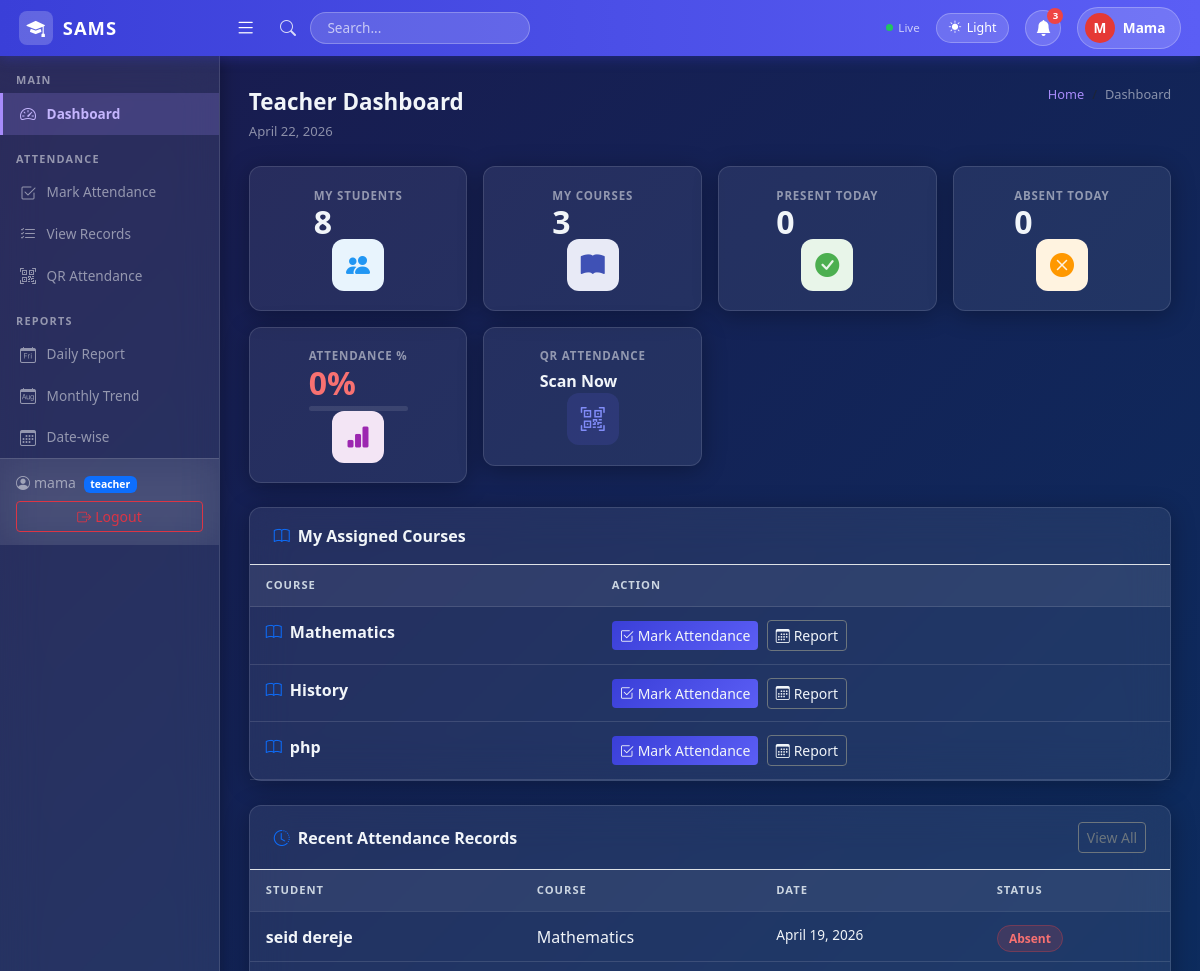
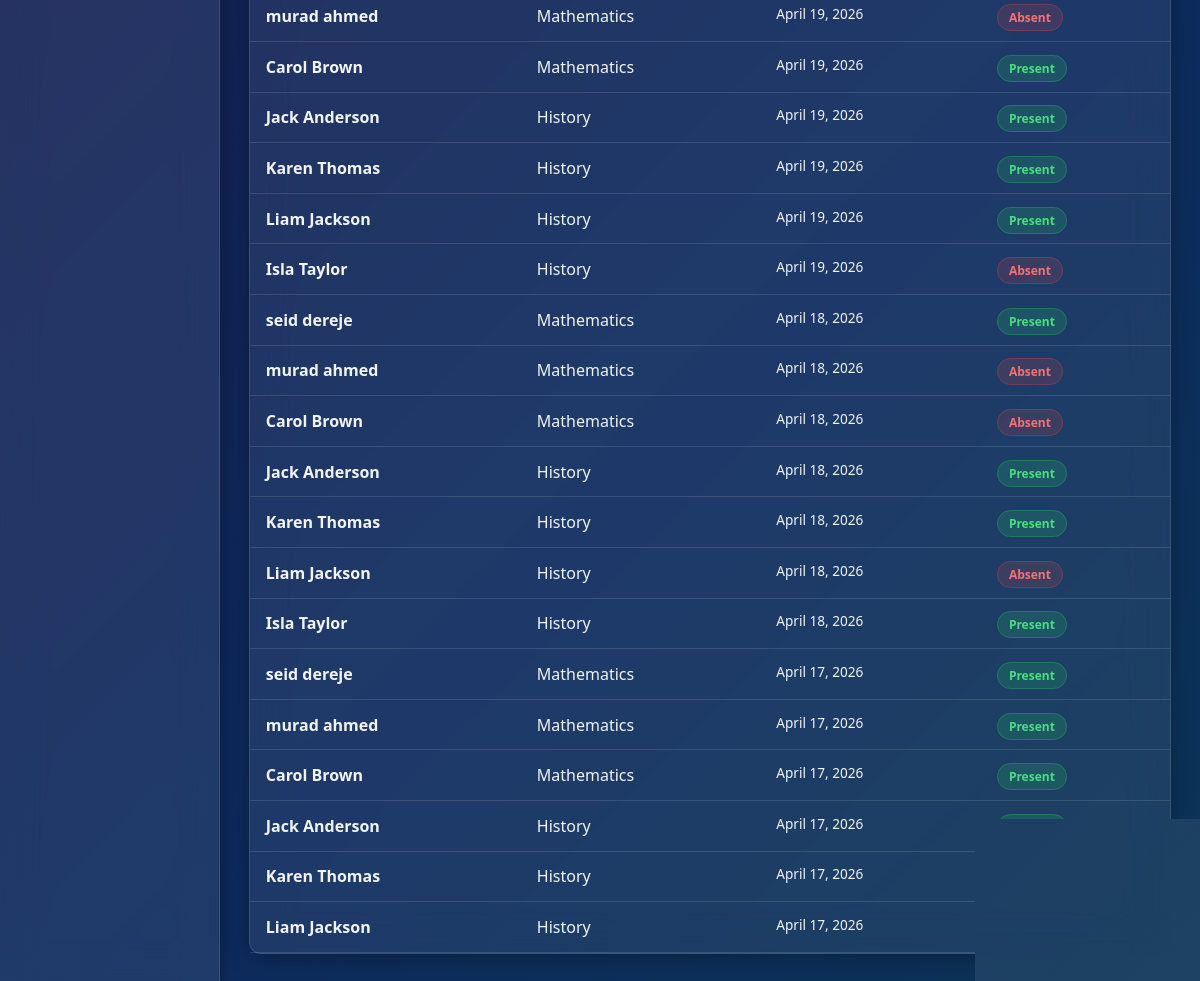
Screenshot of /dashboard/ (signed in) with the database file from the repository (2 pictures, top to bottom).
### core/models.py (models this page shows, shortened)
class Profile(models.Model):
    ROLE_CHOICES = [('admin', 'Admin'), ('teacher', 'Teacher'), ('student', 'Student')]
    user = models.OneToOneField(User, on_delete=models.CASCADE)
    role = models.CharField(max_length=10, choices=ROLE_CHOICES, default='teacher')

class Course(models.Model):
    course_name = models.CharField(max_length=100)
    teacher = models.ForeignKey(User, on_delete=models.SET_NULL, null=True, blank=True,
                                 limit_choices_to={'profile__role': 'teacher'})
    def __str__(self):
        return self.course_name

class Attendance(models.Model):
    STATUS_CHOICES = [('Present', 'Present'), ('Absent', 'Absent'), ('Late', 'Late')]
    student = models.ForeignKey(Student, on_delete=models.CASCADE)
    course = models.ForeignKey(Course, on_delete=models.CASCADE, null=True, blank=True)
    subject = models.ForeignKey(Subject, on_delete=models.CASCADE, null=True, blank=True)
    date = models.DateField()
    status = models.CharField(max_length=10, choices=STATUS_CHOICES)
    class Meta:
        unique_together = ('student', 'course', 'subject', 'date')

class Student(models.Model):
    student_id = models.CharField(max_length=20, unique=True, null=True, blank=True)
    first_name = models.CharField(max_length=50)
    last_name = models.CharField(max_length=50)
    section = models.CharField(max_length=50, null=True, blank=True)
    department = models.CharField(max_length=100, null=True, blank=True)
    parent_contact = models.CharField(max_length=20, null=True, blank=True)
    class_group = models.ForeignKey(ClassGroup, on_delete=models.SET_NULL, null=True, blank=True, related_name='students')
    courses = models.ManyToManyField(Course, blank=True)
    user = models.OneToOneField(User, on_delete=models.SET_NULL, null=True, blank=True, related_name='student_profile')
    def __str__(self):
        return f"{self.first_name} {self.last_name}"

### core/views.py (the view)
# urls.py: 2. Add a URL to urlpatterns:  path('', views.home, name='home')
@login_required
def home(request):
    today = datetime.date.today()
    role = get_role(request.user)
    is_admin = request.user.is_superuser or role == 'admin'
    if is_admin:
        total_students = Student.objects.count()
        total_courses = Course.objects.count()
        present_today = Attendance.objects.filter(date=today, status='Present').count()
        absent_today = Attendance.objects.filter(date=today, status='Absent').count()
        total_today = present_today + absent_today
        pct = round((present_today / total_today * 100), 1) if total_today else 0
        recent = Attendance.objects.select_related('student', 'course').order_by('-date')[:20]
        my_courses = None
    else:
        my_courses = Course.objects.filter(teacher=request.user)
        total_students = Student.objects.filter(courses__in=my_courses).distinct().count()
        total_courses = my_courses.count()
        present_today = Attendance.objects.filter(date=today, status='Present', course__in=my_courses).count()
        absent_today = Attendance.objects.filter(date=today, status='Absent', course__in=my_courses).count()
        total_today = present_today + absent_today
        pct = round((present_today / total_today * 100), 1) if total_today else 0
        recent = Attendance.objects.filter(course__in=my_courses).select_related('student', 'course').order_by('-date')[:20]
    role = get_role(request.user)
    if role == 'student':
        try:
            student = request.user.student_profile
            return redirect('student_dashboard')
        except Exception:
            pass
    return render(request, 'home.html', {
        'total_students': total_students,
        'total_courses': total_courses,
        'present_today': present_today,
        'absent_today': absent_today,
        'attendance_pct': pct,
        'recent': recent,
        'today': today,
        'is_admin': is_admin,
        'my_courses': my_courses,
    })

### core/views.py (called while the page is built)
def get_role(user):
    try:
        return user.profile.role
    except Exception:
        return None

### templates/home.html (shortened to what this page needs)
{% extends 'base.html' %}
{% block content %}
<div class="page-header">
  <div>
    <div class="page-title">
      {% if is_admin %}Administrator Dashboard{% else %}Teacher Dashboard{% endif %}
    </div>
    <small style="color:var(--text-muted); font-size:.82rem;">{{ today }}</small>
  </div>
  <nav aria-label="breadcrumb">
    <ol class="breadcrumb mb-0">
      <li class="breadcrumb-item"><a href="{% url 'home' %}">Home</a></li>
      <li class="breadcrumb-item active">Dashboard</li>
    </ol>
  </nav>
</div>
<div class="row g-3 mb-3">
  <div class="col-6 col-md-3">
    <div class="card stat-card">
      <div>
        <div class="stat-label">{% if is_admin %}Total Students{% else %}My Students{% endif %}</div>
        <div class="stat-value">{{ total_students }}</div>
      </div>
      <div class="stat-icon" style="background:#e8f4fd; color:#2196f3;"><i class="bi bi-people-fill"></i></div>
    </div>
  </div>
  <div class="col-6 col-md-3">
    <div class="card stat-card">
      <div>
        <div class="stat-label">{% if is_admin %}Classes & Subjects{% else %}My Courses{% endif %}</div>
        <div class="stat-value">{{ total_courses }}</div>
      </div>
      <div class="stat-icon" style="background:#e8eaf6; color:#3f51b5;"><i class="bi bi-book-fill"></i></div>
    </div>
  </div>
  <div class="col-6 col-md-3">
    <div class="card stat-card">
      <div>
        <div class="stat-label">Present Today</div>
        <div class="stat-value">{{ present_today }}</div>
      </div>
      <div class="stat-icon" style="background:#e8f5e9; color:#4caf50;"><i class="bi bi-check-circle-fill"></i></div>
    </div>
  </div>
  <div class="col-6 col-md-3">
    <div class="card stat-card">
      <div>
        <div class="stat-label">Absent Today</div>
        <div class="stat-value">{{ absent_today }}</div>
      </div>
      <div class="stat-icon" style="background:#fff3e0; color:#ff9800;"><i class="bi bi-x-circle-fill"></i></div>
    </div>
  </div>
</div>
<div class="row g-3 mb-4">
  <div class="col-6 col-md-3">
    <div class="card stat-card">
      <div>
        <div class="stat-label">Attendance %</div>
        <div class="stat-value att-pct-value
          {% if attendance_pct >= 75 %}text-success-bright{% elif attendance_pct >= 50 %}text-warning-bright{% else %}text-danger-bright{% endif %}">
          {{ attendance_pct }}%
        </div>
        <div style="margin-top:.4rem;">
          <div class="progress" style="height:5px; background:rgba(255,255,255,0.1);">
          </div>
        </div>
      </div>
      <div class="stat-icon" style="background:#f3e5f5; color:#9c27b0;"><i class="bi bi-bar-chart-fill"></i></div>
    </div>
  </div>
  <div class="col-6 col-md-3">
    <div class="card stat-card" style="cursor:pointer;" onclick="showQRModal()">
      <div>
        <div class="stat-label">QR Attendance</div>
        <div style="font-size:1rem; font-weight:700; color:var(--text-primary); margin-top:.3rem;">Scan Now</div>
      </div>
      <div class="stat-icon" style="background:rgba(99,102,241,0.15); color:#818cf8;"><i class="bi bi-qr-code-scan"></i></div>
    </div>
  </div>
</div>
{% if not is_admin and my_courses %}
<div class="card mb-4">
  <div class="card-header bg-transparent fw-bold border-bottom py-3 px-4" style="color:var(--text-primary);">
    <i class="bi bi-book me-2 text-primary"></i>My Assigned Courses
  </div>
  <div class="table-responsive">
    <table class="table table-hover mb-0" style="color:var(--text-primary);">
      <thead>
        <tr style="background:rgba(255,255,255,0.06);border-bottom:1px solid var(--card-border);">
          <th style="font-size:.7rem;font-weight:700;text-transform:uppercase;letter-spacing:1px;color:var(--text-muted);padding:.75rem 1rem;border:none;">Course</th>
          <th style="font-size:.7rem;font-weight:700;text-transform:uppercase;letter-spacing:1px;color:var(--text-muted);padding:.75rem 1rem;border:none;">Action</th>
        </tr>
      </thead>
      <tbody>
        {% for c in my_courses %}
        <tr style="border-bottom:1px solid var(--card-border);">
          <td style="padding:.8rem 1rem;color:var(--text-primary);border:none;font-weight:600;">
            <i class="bi bi-book me-2 text-primary"></i>{{ c.course_name }}
          </td>
          <td style="padding:.8rem 1rem;border:none;">
            <a href="{% url 'attendance_mark' %}?course={{ c.id }}" class="btn btn-sm btn-primary">
              <i class="bi bi-check2-square me-1"></i>Mark Attendance
            </a>
            <a href="{% url 'report_datewise' %}?course={{ c.id }}" class="btn btn-sm btn-outline-secondary ms-1">
              <i class="bi bi-calendar3 me-1"></i>Report
            </a>
          </td>
        </tr>
        {% endfor %}
      </tbody>
    </table>
  </div>
</div>
{% endif %}
<div class="card">
  <div class="card-header bg-transparent fw-bold border-bottom py-3 px-4 d-flex justify-content-between align-items-center" style="color:var(--text-primary);">
    <span><i class="bi bi-clock-history me-2 text-primary"></i>Recent Attendance Records</span>
    <a href="{% url 'attendance_list' %}" class="btn btn-sm btn-outline-secondary">View All</a>
  </div>
  <div class="table-responsive">
    <table class="table table-hover mb-0" style="color:var(--text-primary);">
      <thead>
        <tr style="background:rgba(255,255,255,0.06); border-bottom:1px solid var(--card-border);">
          <th style="font-size:.7rem;font-weight:700;text-transform:uppercase;letter-spacing:1px;color:var(--text-muted);padding:.75rem 1rem;border:none;">Student</th>
          <th style="font-size:.7rem;font-weight:700;text-transform:uppercase;letter-spacing:1px;color:var(--text-muted);padding:.75rem 1rem;border:none;">Course</th>
          <th style="font-size:.7rem;font-weight:700;text-transform:uppercase;letter-spacing:1px;color:var(--text-muted);padding:.75rem 1rem;border:none;">Date</th>
          <th style="font-size:.7rem;font-weight:700;text-transform:uppercase;letter-spacing:1px;color:var(--text-muted);padding:.75rem 1rem;border:none;">Status</th>
        </tr>
      </thead>
      <tbody>
        {% for r in recent %}
        <tr style="border-bottom:1px solid var(--card-border);">
          <td style="padding:.8rem 1rem;color:var(--text-primary);border:none;">
            <a href="{% url 'student_detail' r.student.id %}" style="color:var(--text-primary);text-decoration:none;font-weight:600;">{{ r.student }}</a>
          </td>
          <td style="padding:.8rem 1rem;color:var(--text-primary);border:none;">{{ r.course }}</td>
          <td style="padding:.8rem 1rem;color:var(--text-muted);font-size:.85rem;border:none;">{{ r.date }}</td>
          <td style="padding:.8rem 1rem;border:none;">
            {% if r.status == 'Present' %}
              <span style="background:rgba(34,197,94,0.18);color:#4ade80;border:1px solid rgba(34,197,94,0.3);padding:.25rem .7rem;border-radius:20px;font-size:.75rem;font-weight:700;">Present</span>
            {% elif r.status == 'Absent' %}
              <span style="background:rgba(239,68,68,0.15);color:#f87171;border:1px solid rgba(239,68,68,0.3);padding:.25rem .7rem;border-radius:20px;font-size:.75rem;font-weight:700;">Absent</span>
            {% else %}
              <span style="background:rgba(251,191,36,0.15);color:#fbbf24;border:1px solid rgba(251,191,36,0.3);padding:.25rem .7rem;border-radius:20px;font-size:.75rem;font-weight:700;">Late</span>
            {% endif %}
          </td>
        </tr>
        {% empty %}
        <tr><td colspan="4" class="text-center py-4" style="color:var(--text-muted);">No records yet.</td></tr>
        {% endfor %}
      </tbody>
    </table>
  </div>
</div>
{% endblock %}

### templates/base.html (shortened to what this page needs)
<!DOCTYPE html>
<html lang="en" id="htmlRoot">
<head>
  <link href="https://cdn.jsdelivr.net/npm/bootstrap@5.3.0/dist/css/bootstrap.min.css" rel="stylesheet">
  <link href="https://cdn.jsdelivr.net/npm/bootstrap-icons@1.10.5/font/bootstrap-icons.css" rel="stylesheet">
</head>
<body>
{% if user.is_authenticated %}
<nav class="top-navbar">
  <a href="{% url 'home' %}" class="brand">
    <div class="brand-icon"><i class="bi bi-mortarboard-fill text-white"></i></div>
    SAMS
  </a>
  <button class="hamburger ms-2" id="sidebarToggle"><i class="bi bi-list"></i></button>
  <div class="d-flex align-items-center ms-3 gap-2 flex-grow-1">
    <i class="bi bi-search search-icon"></i>
    <input type="text" class="search-box d-none d-md-block" placeholder="Search...">
  </div>
  <div class="d-flex align-items-center gap-3 ms-auto">
    <div class="sync-indicator d-none d-md-flex">
      <div class="sync-dot"></div>Live
    </div>
    <button class="theme-btn" onclick="toggleTheme()" id="themeBtn">
      <i class="bi bi-moon-fill" id="themeIcon"></i>
      <span id="themeLabel" class="d-none d-md-inline">Dark</span>
    </button>
    <div style="position:relative;">
      <button class="notif-btn" id="notifBtn" onclick="toggleNotif()">
        <i class="bi bi-bell-fill"></i>
        <span class="notif-badge" id="notifBadge">3</span>
      </button>
    </div>
    <a href="{% url 'logout' %}" class="user-pill">
      <div class="user-avatar">{{ user.username|first|upper }}</div>
      <span class="d-none d-md-inline">{{ user.username|capfirst }}</span>
    </a>
  </div>
</nav>
<div class="sidebar" id="sidebar">
  <div class="section-label">Main</div>
  <a href="{% url 'home' %}" class="nav-link {% if request.resolver_match.url_name == 'home' %}active{% endif %}">
    <i class="bi bi-speedometer2"></i> Dashboard
  </a>
  {% if user.profile.role == 'student' %}
  <div class="section-label">My Account</div>
  <a href="{% url 'student_dashboard' %}" class="nav-link {% if request.resolver_match.url_name == 'student_dashboard' %}active{% endif %}">
    <i class="bi bi-speedometer2"></i> Dashboard
  </a>
  <div class="section-label">My Attendance</div>
  <a href="{% url 'student_attendance' %}" class="nav-link {% if request.resolver_match.url_name == 'student_attendance' %}active{% endif %}">
    <i class="bi bi-list-check"></i> Attendance Records
  </a>
  <a href="{% url 'student_reports' %}" class="nav-link {% if request.resolver_match.url_name == 'student_reports' %}active{% endif %}">
    <i class="bi bi-bar-chart-fill"></i> My Reports
  </a>
  <a href="{% url 'student_profile' %}" class="nav-link {% if request.resolver_match.url_name == 'student_profile' %}active{% endif %}">
    <i class="bi bi-person-circle"></i> My Profile
  </a>
  {% else %}
  <div class="section-label">Attendance</div>
  <a href="{% url 'attendance_mark' %}" class="nav-link {% if request.resolver_match.url_name == 'attendance_mark' %}active{% endif %}">
    <i class="bi bi-check2-square"></i> Mark Attendance
  </a>
  <a href="{% url 'attendance_list' %}" class="nav-link {% if request.resolver_match.url_name == 'attendance_list' %}active{% endif %}">
    <i class="bi bi-list-check"></i> View Records
  </a>
  <a href="{% url 'qr_generate' %}" class="nav-link {% if request.resolver_match.url_name == 'qr_generate' or request.resolver_match.url_name == 'qr_session_detail' %}active{% endif %}">
    <i class="bi bi-qr-code-scan"></i> QR Attendance
  </a>
  <div class="section-label">Reports</div>
  <a href="{% url 'report_daily' %}" class="nav-link {% if request.resolver_match.url_name == 'report_daily' %}active{% endif %}">
    <i class="bi bi-calendar-day"></i> Daily Report
  </a>
  <a href="{% url 'report_monthly' %}" class="nav-link {% if request.resolver_match.url_name == 'report_monthly' %}active{% endif %}">
    <i class="bi bi-calendar-month"></i> Monthly Trend
  </a>
  <a href="{% url 'report_datewise' %}" class="nav-link {% if request.resolver_match.url_name == 'report_datewise' %}active{% endif %}">
    <i class="bi bi-calendar3"></i> Date-wise
  </a>
  {% endif %}
  <div class="sidebar-footer">
    <small class="d-block" style="color:var(--text-muted);">
      <i class="bi bi-person-circle me-1"></i>{{ user.username }}
      <span class="badge bg-primary ms-1" style="font-size:.65rem;">
        {% if user.is_superuser %}admin{% else %}{{ user.profile.role }}{% endif %}
      </span>
    </small>
    <a href="{% url 'logout' %}" class="btn btn-sm btn-outline-danger w-100 mt-2">
      <i class="bi bi-box-arrow-right me-1"></i>Logout
    </a>
  </div>
</div>
<div class="page-wrapper" id="pageWrapper">
  {% block content %}{% endblock %}
</div>
{% endif %}
</body>
</html>

### rows the page displays
Course: course_name "Mathematics"
Course: course_name "History"
Course: course_name "php"
Attendance: student "seid dereje", course "Mathematics", date "April 19, 2026", status "Absent"
Attendance: student "murad ahmed", course "Mathematics", date "April 19, 2026", status "Absent"
Attendance: student "Carol Brown", course "Mathematics", date "April 19, 2026", status "Present"
Attendance: student "Jack Anderson", course "History", date "April 19, 2026", status "Present"
Attendance: student "Karen Thomas", course "History", date "April 19, 2026", status "Present"
Attendance: student "Liam Jackson", course "History", date "April 19, 2026", status "Present"
Attendance: student "Isla Taylor", course "History", date "April 19, 2026", status "Absent"
Attendance: student "seid dereje", course "Mathematics", date "April 18, 2026", status "Present"
Attendance: student "murad ahmed", course "Mathematics", date "April 18, 2026", status "Absent"
Attendance: student "Carol Brown", course "Mathematics", date "April 18, 2026", status "Absent"
Attendance: student "Jack Anderson", course "History", date "April 18, 2026", status "Present"
Attendance: student "Karen Thomas", course "History", date "April 18, 2026", status "Present"
Attendance: student "Liam Jackson", course "History", date "April 18, 2026", status "Absent"
Attendance: student "Isla Taylor", course "History", date "April 18, 2026", status "Present"
Attendance: student "seid dereje", course "Mathematics", date "April 17, 2026", status "Present"
Attendance: student "murad ahmed", course "Mathematics", date "April 17, 2026", status "Present"
Attendance: student "Carol Brown", course "Mathematics", date "April 17, 2026", status "Present"
Attendance: student "Jack Anderson", course "History", date "April 17, 2026"
Attendance: student "Karen Thomas", course "History", date "April 17, 2026"
Attendance: student "Liam Jackson", course "History", date "April 17, 2026"

### other values shown
{{ user.username|first|upper }} "M"
{{ user.username|capfirst }} "Mama"
{{ user.username }} "mama"
{{ user.profile.role }} "teacher"
{{ total_students }} "8"
{{ total_courses }} "3"
{{ present_today }} "0"
{{ absent_today }} "0"
{{ attendance_pct }} "0"
